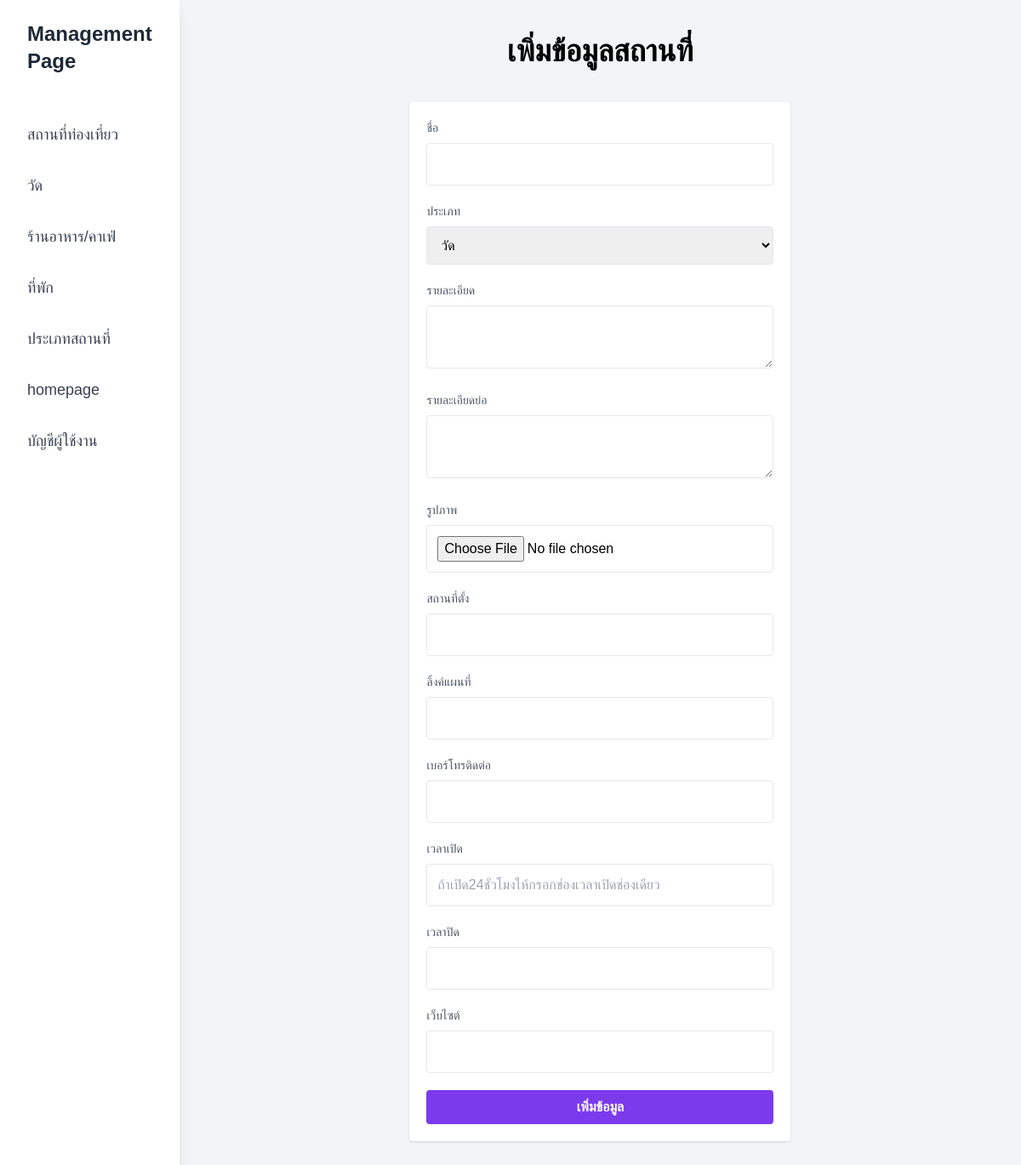
Screenshot of /admin/pages/add.php?category_id=2 (signed in) with the database file from the repository.
### tables this page shows
CREATE TABLE `category` (
  `id` int(11) NOT NULL,
  `name` varchar(255) NOT NULL,
  `category_id` varchar(20) NOT NULL
);

### admin/pages/add.php (the view, shortened to what this page needs)
<?php
include '../db/db.php';
$categoryId = isset($_GET['category_id']) ? $_GET['category_id'] : 1;
?>
<!DOCTYPE html>
<html lang="en">
<head>
    <link href="https://cdn.jsdelivr.net/npm/tailwindcss@2.2.19/dist/tailwind.min.css" rel="stylesheet">
</head>
<body class="bg-gray-100">
<?php include 'header.php'; ?>
    <div class="container mx-auto py-10">
        <h1 class="text-4xl font-bold text-center mb-10">เพิ่มข้อมูลสถานที่</h1>
        <form action="" method="post" enctype="multipart/form-data" class="max-w-md mx-auto bg-white p-5 rounded shadow">
            <div class="mb-5">
                <label for="name" class="block mb-2 text-sm font-medium text-gray-600">ชื่อ</label>
                <input type="text" name="name" id="name" class="w-full border border-gray-200 p-3 rounded outline-none focus:border-purple-500" required>
            </div>
            <div class="mb-5">
                <label for="description" class="block mb-2 text-sm font-medium text-gray-600">ประเภท</label>
                <select name="category_id" class="w-full border border-gray-200 p-3 rounded outline-none focus:border-purple-500" required>
                    <?php
                    $categorySql = "SELECT category_id, name FROM category WHERE category_id = '$categoryId'";
                    $categoryResult = $db->query($categorySql);
                    $row = $categoryResult->fetch_assoc();
                    echo '<option value="' . $row['category_id'] . '" selected>' . $row['name'] . '</option>';
                    ?>
                </select>
            </div>
            <div class="mb-5">
                <label for="description" class="block mb-2 text-sm font-medium text-gray-600">รายละเอียด</label>
                <textarea name="description" id="description" class="w-full border border-gray-200 p-3 rounded outline-none focus:border-purple-500"></textarea>
            </div>
            <div class="mb-5">
                <label for="short_description" class="block mb-2 text-sm font-medium text-gray-600">รายละเอียดย่อ</label>
                <textarea name="short_description" id="description" class="w-full border border-gray-200 p-3 rounded outline-none focus:border-purple-500"></textarea>
            </div>
            <div class="mb-5">
                <label for="image" class="block mb-2 text-sm font-medium text-gray-600">รูปภาพ</label>
                <input type="file" name="image" id="image" class="w-full border border-gray-200 p-3 rounded outline-none focus:border-purple-500">
            </div>
            <div class="mb-5">
                <label for="location" class="block mb-2 text-sm font-medium text-gray-600">สถานที่ตั้ง</label>
                <input type="text" name="location" id="location" class="w-full border border-gray-200 p-3 rounded outline-none focus:border-purple-500">
            </div>
            <div class="mb-5">
                <label for="map" class="block mb-2 text-sm font-medium text-gray-600">ลิ้งค์แผนที่</label>
                <input type="text" name="map" id="location" class="w-full border border-gray-200 p-3 rounded outline-none focus:border-purple-500">
            </div>
            <div class="mb-5">
                <label for="tel" class="block mb-2 text-sm font-medium text-gray-600">เบอร์โทรติดต่อ</label>
                <input type="text" name="tel" pattern="0\d{8,9}" title="กรุณาใส่หมายเลขให้ถูกต้อง (ตัวอย่าง. 0812345678)" class="w-full border border-gray-200 p-3 rounded outline-none focus:border-purple-500">
            </div>
            <div class="mb-5">
                <label for="open_time" class="block mb-2 text-sm font-medium text-gray-600">เวลาเปิด</label>
                <input type="text" name="open_time" id="location" class="w-full border border-gray-200 p-3 rounded outline-none focus:border-purple-500" placeholder="ถ้าเปิด24ชั่วโมงให้กรอกช่องเวลาเปิดช่องเดียว">
            </div>
            <div class="mb-5">
                <label for="close_time" class="block mb-2 text-sm font-medium text-gray-600">เวลาปิด</label>
                <input type="text" name="close_time" id="location" class="w-full border border-gray-200 p-3 rounded outline-none focus:border-purple-500">
            </div>
            <div class="mb-5">
                <label for="website" class="block mb-2 text-sm font-medium text-gray-600">เว็บไซต์</label>
                <input type="text" name="website" id="open_time" class="w-full border border-gray-200 p-3 rounded outline-none focus:border-purple-500">
            </div>
            <button type="submit" class="w-full py-2 bg-purple-600 text-white font-bold rounded hover:bg-purple-700">เพิ่มข้อมูล</button>
        </form>
    </div>
</body>
</html>

### admin/pages/header.php (shortened to what this page needs)
<div class="flex flex-col lg:flex-row h-screen bg-gray-100 h-full">
    <aside class="bg-white w-full lg:w-64 shadow-lg">
        <a href="manage.php?category_id=1">
            <div class="py-6 px-8 bg-white flex justify-between items-center">
                <h1 class="text-2xl font-bold text-gray-800">Management Page</h1>
        </a>
</div>
<nav id="menu" class="mt-4 lg:block">
    <?php
    $sqlCategory = "SELECT * FROM category";
    $resultCategory = $db->query($sqlCategory);
    while ($categoryRow = $resultCategory->fetch_assoc()) {
    ?>
        <a href="manage.php?category_id=<?= $categoryRow['category_id'] ?>" class="flex items-center px-8 py-4 text-gray-700 hover:bg-gray-200">
            <span class="text-lg"><?= $categoryRow['name'] ?></span>
        </a>
    <?php }
    ?>
</nav>

### admin/pages/header.php (style rules this page uses)
body { font-family: Arial, sans-serif; }
.h-full { height: 300vh; }

### rows the page displays
category: name "สถานที่ท่องเที่ยว"
category: name "วัด", category_id "วัด"
category: name "ร้านอาหาร/คาเฟ่"
category: name "ที่พัก"
category: name "ประเภทสถานที่"
category: name "homepage"
category: name "บัญชีผู้ใช้งาน"
